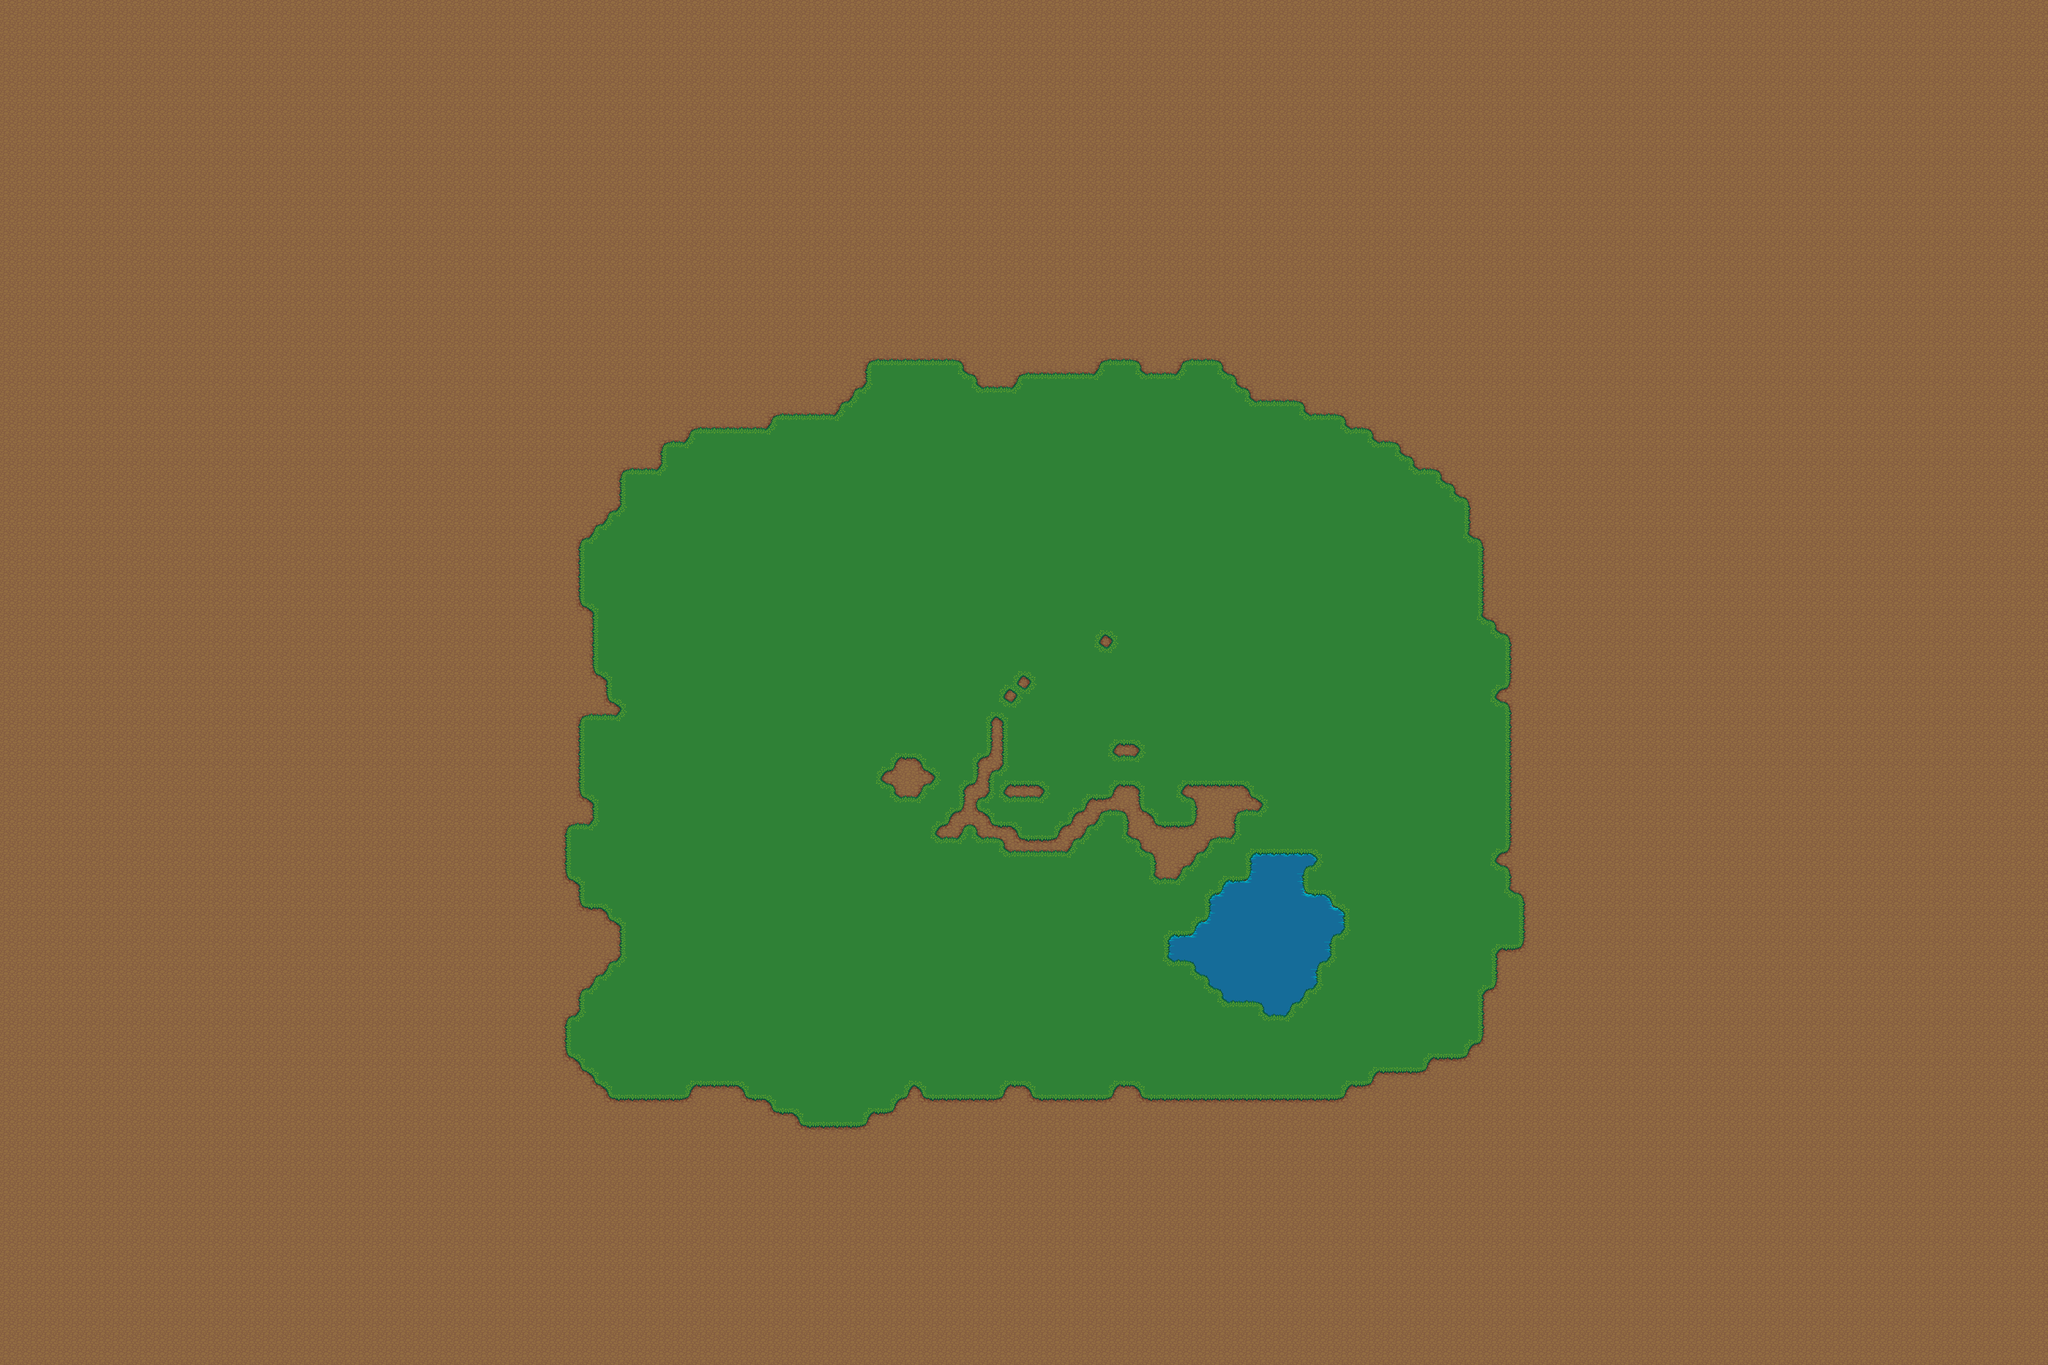

Tiled map render using the project's own tile images. Description and the map definition, with tile-layer contents summarised, below:
An orthogonal 150x100 tile map with 32x32 px tiles, 1 tile layer (Ground), 4 tilesets and 24 objects (23x Tree_Type1, CabainExterior).

<map version="1.10" tiledversion="1.11.0" orientation="orthogonal" renderorder="right-down" width="150" height="100" tilewidth="32" tileheight="32" infinite="0" nextlayerid="77" nextobjectid="334">
 <tileset firstgid="1" source="../Tilesets/terrain-v7.tsx" />
 <tileset firstgid="2049" source="../Tilesets/terrain-map-v7-repacked.tsx" />
 <tileset firstgid="18433" source="../Tilesets/Trees/Tree01-Collection.tsx" />
 <tileset firstgid="18435" source="../Tilesets/House Exterior/CabainExteriorCollection.tsx" />
 <layer id="5" name="Ground" width="150" height="100">
  <properties>
   <property name="unity:sortingLayer" value="ColliderObjects" />
  </properties>
  <data>[15000 cells, 15000 non-empty, 28 distinct tile ids]</data>
 </layer>
 <objectgroup id="75" name="CabainExterior" class="CabainExterior">
  <properties>
   <property name="unity:sortingLayer" value="ColliderObjects" />
  </properties>
  <object id="333" type="CabainExterior" gid="18435" x="2284.19" y="1720.56" width="136" height="181" />
 </objectgroup>
 <group id="76" name="Trees">
  <objectgroup id="46" name="Tree_Type1" offsetx="1414.1" offsety="1556.39">
   <properties>
    <property name="isIluminable" type="bool" value="true" />
    <property name="unity:sortingLayer" value="ColliderObjects" />
   </properties>
   <object id="302" template="../Tilesets/Trees/Tree01-Template.tx" type="Tree_Type1" x="976.136" y="409.554" />
  </objectgroup>
  <objectgroup id="47" name="Tree_Type1" offsetx="1213.35" offsety="1214.57">
   <properties>
    <property name="isIluminable" type="bool" value="true" />
    <property name="unity:sortingLayer" value="ColliderObjects" />
   </properties>
   <object id="304" template="../Tilesets/Trees/Tree01-Template.tx" type="Tree_Type1" x="966.969" y="395.226" />
  </objectgroup>
  <objectgroup id="56" name="Tree_Type1" offsetx="1739.13" offsety="1695.33">
   <properties>
    <property name="isIluminable" type="bool" value="true" />
    <property name="unity:sortingLayer" value="ColliderObjects" />
   </properties>
   <object id="314" template="../Tilesets/Trees/Tree01-Template.tx" type="Tree_Type1" x="916.047" y="390.579" />
  </objectgroup>
  <objectgroup id="57" name="Tree_Type1" offsetx="1724.61" offsety="1079.5">
   <properties>
    <property name="isIluminable" type="bool" value="true" />
    <property name="unity:sortingLayer" value="ColliderObjects" />
   </properties>
   <!-- 1 objects omitted --></objectgroup>
  <objectgroup id="58" name="Tree_Type1" offsetx="1228.59" offsety="1775.74">
   <properties>
    <property name="isIluminable" type="bool" value="true" />
    <property name="unity:sortingLayer" value="ColliderObjects" />
   </properties>
   <!-- 1 objects omitted --></objectgroup>
  <objectgroup id="59" name="Tree_Type1" offsetx="1895.26" offsety="1382.11">
   <properties>
    <property name="isIluminable" type="bool" value="true" />
    <property name="unity:sortingLayer" value="ColliderObjects" />
   </properties>
   <!-- 1 objects omitted --></objectgroup>
  <objectgroup id="60" name="Tree_Type1" offsetx="839.514" offsety="1657.43">
   <properties>
    <property name="isIluminable" type="bool" value="true" />
    <property name="unity:sortingLayer" value="ColliderObjects" />
   </properties>
   <!-- 1 objects omitted --></objectgroup>
  <objectgroup id="61" name="Tree_Type1" offsetx="825.862" offsety="1202.36">
   <properties>
    <property name="isIluminable" type="bool" value="true" />
    <property name="unity:sortingLayer" value="ColliderObjects" />
   </properties>
   <!-- 1 objects omitted --></objectgroup>
  <objectgroup id="62" name="Tree_Type1" offsetx="1410.83" offsety="883.964">
   <properties>
    <property name="isIluminable" type="bool" value="true" />
    <property name="unity:sortingLayer" value="ColliderObjects" />
   </properties>
   <!-- 1 objects omitted --></objectgroup>
  <objectgroup id="63" name="Tree_Type1" offsetx="2273.47" offsety="1613.32">
   <properties>
    <property name="isIluminable" type="bool" value="true" />
    <property name="unity:sortingLayer" value="ColliderObjects" />
   </properties>
   <!-- 1 objects omitted --></objectgroup>
  <objectgroup id="64" name="Tree_Type1" offsetx="1655.18" offsety="2187.19">
   <properties>
    <property name="isIluminable" type="bool" value="true" />
    <property name="unity:sortingLayer" value="ColliderObjects" />
   </properties>
   <!-- 1 objects omitted --></objectgroup>
  <objectgroup id="65" name="Tree_Type1" offsetx="737.006" offsety="2153.86">
   <properties>
    <property name="isIluminable" type="bool" value="true" />
    <property name="unity:sortingLayer" value="ColliderObjects" />
   </properties>
   <!-- 1 objects omitted --></objectgroup>
  <objectgroup id="66" name="Tree_Type1" offsetx="463.033" offsety="1846.57">
   <properties>
    <property name="isIluminable" type="bool" value="true" />
    <property name="unity:sortingLayer" value="ColliderObjects" />
   </properties>
   <!-- 1 objects omitted --></objectgroup>
  <objectgroup id="67" name="Tree_Type1" offsetx="474.14" offsety="1309.73">
   <properties>
    <property name="isIluminable" type="bool" value="true" />
    <property name="unity:sortingLayer" value="ColliderObjects" />
   </properties>
   <!-- 1 objects omitted --></objectgroup>
  <objectgroup id="68" name="Tree_Type1" offsetx="596.317" offsety="795.108">
   <properties>
    <property name="isIluminable" type="bool" value="true" />
    <property name="unity:sortingLayer" value="ColliderObjects" />
   </properties>
   <!-- 1 objects omitted --></objectgroup>
  <objectgroup id="69" name="Tree_Type1" offsetx="1059.11" offsety="798.811">
   <properties>
    <property name="isIluminable" type="bool" value="true" />
    <property name="unity:sortingLayer" value="ColliderObjects" />
   </properties>
   <!-- 1 objects omitted --></objectgroup>
  <objectgroup id="70" name="Tree_Type1" offsetx="1855.11" offsety="698.848">
   <properties>
    <property name="isIluminable" type="bool" value="true" />
    <property name="unity:sortingLayer" value="ColliderObjects" />
   </properties>
   <!-- 1 objects omitted --></objectgroup>
  <objectgroup id="71" name="Tree_Type1" offsetx="2147.59" offsety="995.034">
   <properties>
    <property name="isIluminable" type="bool" value="true" />
    <property name="unity:sortingLayer" value="ColliderObjects" />
   </properties>
   <!-- 1 objects omitted --></objectgroup>
  <objectgroup id="72" name="Tree_Type1" offsetx="2440.08" offsety="1246.79">
   <properties>
    <property name="isIluminable" type="bool" value="true" />
    <property name="unity:sortingLayer" value="ColliderObjects" />
   </properties>
   <!-- 1 objects omitted --></objectgroup>
  <objectgroup id="73" name="Tree_Type1" offsetx="2273.47" offsety="2050.2">
   <properties>
    <property name="isIluminable" type="bool" value="true" />
    <property name="unity:sortingLayer" value="ColliderObjects" />
   </properties>
   <!-- 1 objects omitted --></objectgroup>
  <objectgroup id="74" name="Tree_Type1" offsetx="1047.87" offsety="2113.34">
   <properties>
    <property name="isIluminable" type="bool" value="true" />
    <property name="unity:sortingLayer" value="ColliderObjects" />
   </properties>
   <!-- 1 objects omitted --></objectgroup>
  <objectgroup id="48" name="Tree_Type1" offsetx="1148.66" offsety="1456.65">
   <properties>
    <property name="isIluminable" type="bool" value="true" />
    <property name="unity:sortingLayer" value="ColliderObjects" />
   </properties>
   <!-- 1 objects omitted --></objectgroup>
  <objectgroup id="52" name="Tree_Type1" offsetx="1605.55" offsety="1358.51">
   <properties>
    <property name="isIluminable" type="bool" value="true" />
    <property name="unity:sortingLayer" value="ColliderObjects" />
   </properties>
   <!-- 1 objects omitted --></objectgroup>
 </group>
</map>
<!-- 20 of 24 objects omitted -->
